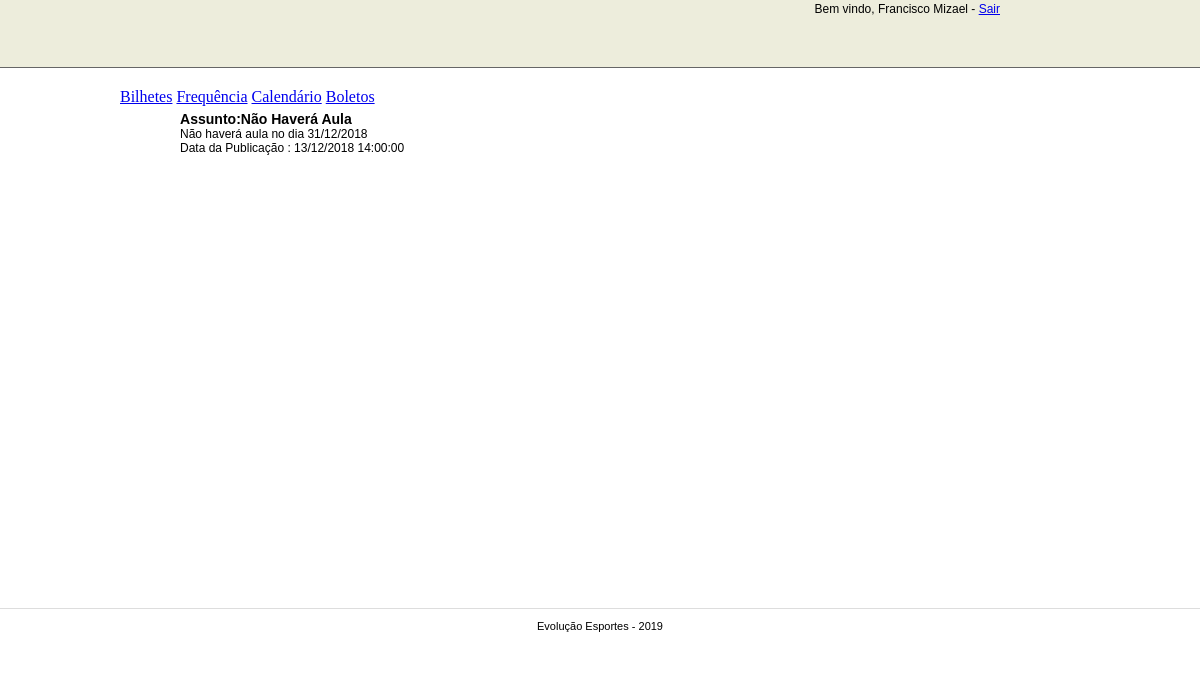
The app's page /projeto/bilhetes.php (signed in) with its own data.
### tables this page shows
CREATE TABLE `alunos` (
  `alunoID` int(11) NOT NULL,
  `nomealuno` varchar(255) NOT NULL,
  `datanascimento_aluno` date NOT NULL,
  `imagemaluno` varchar(45) DEFAULT NULL,
  `nivel` int(11) NOT NULL DEFAULT '1',
  `nomeresponsavel` varchar(45) NOT NULL,
  `cpf` varchar(14) NOT NULL,
  `datanascimento_responsavel` date NOT NULL,
  `rg` varchar(45) DEFAULT NULL,
  `email` varchar(50) NOT NULL,
  `endereco` varchar(45) NOT NULL,
  `complemento` varchar(45) DEFAULT NULL,
  `numero` varchar(45) NOT NULL,
  `cidade` varchar(45) NOT NULL,
  `estadoID` tinyint(3) NOT NULL,
  `cep` varchar(10) NOT NULL,
  `ddd` varchar(3) NOT NULL,
  `telefone` varchar(10) NOT NULL,
  `usuario` varchar(45) NOT NULL,
  `senha` int(8) NOT NULL
);

CREATE TABLE `bilhetes` (
  `bilhetesID` int(11) NOT NULL,
  `nomebilhete` varchar(45) NOT NULL,
  `recado` varchar(255) NOT NULL,
  `arquivo` varchar(45) DEFAULT NULL,
  `data` datetime NOT NULL,
  `usuarioid` int(11) NOT NULL,
  `turma_alunos` int(11) NOT NULL
);

### projeto/bilhetes.php (the view, shortened to what this page needs)
<?php require_once("../conexao/conexao.php"); ?>
<?php
    $alunoid = $_SESSION["user_portal"];
    $alunosmodalidades = "SELECT * FROM alunos_turmamodalidade WHERE alunoID = {$alunoid} ";
    $resultadoaluno = mysqli_query($conecta, $alunosmodalidades);
    $dados_alunomodalidade = mysqli_fetch_assoc($resultadoaluno);
    $turmaaluno = $dados_alunomodalidade["turmamodalidadeID"];
    $bilhete = "SELECT * ";
    $bilhete .= "FROM bilhetes WHERE turma_alunos = {$turmaaluno} ";
    $resultadobilhete = mysqli_query($conecta, $bilhete);
?>
<!doctype html>
<html>
    <head>
        <link href="_css/estilo.css" rel="stylesheet">
        <link href="_css/produtos.css" rel="stylesheet">
        <link href="_css/produto_pesquisa.css" rel="stylesheet">
    </head>
    <body>
        <?php include_once("_incluir/topo.php"); ?>
        <main>
             <div class="vertical-menu">
                      <a href="bilhetes.php" class="active">Bilhetes</a>
                      <a href="frequencia.php">Frequência</a>
                      <a href="#">Calendário</a>
                      <a href="#">Boletos</a>
              </div>
            <div id="listagem_produtos">
            <?php
                while($linha = mysqli_fetch_assoc($resultadobilhete)) {
            ?>
                <ul>
                    <li><h3>Assunto:<?php echo utf8_encode($linha["nomebilhete"]) ?></h3> </li>
                    <li><?php echo utf8_encode($linha["recado"]) ?></li>
                    <li>Data da Publicação : <?php echo date('d/m/Y H:i:s', strtotime($linha["data"])); ?></li>
                </ul>
             <?php
                   }
            ?>
            </div>
        </main>
        <?php include_once("_incluir/rodape.php"); ?>
    </body>
</html>

### projeto/_incluir/topo.php (shortened to what this page needs)
<header>
    <div id="header_central">
        <?php
            if ( isset($_SESSION["user_portal"])  ) {
                $user = $_SESSION["user_portal"];
                $saudacao = "SELECT nomealuno ";
                $saudacao .= "FROM alunos ";
                $saudacao .= "WHERE alunoID = {$user} ";
                $saudacao_login = mysqli_query($conecta,$saudacao);
                $saudacao_login = mysqli_fetch_assoc($saudacao_login);
                $nome = $saudacao_login["nomealuno"];
        ?>
            <div id="header_saudacao"><h5>Bem vindo, <?php echo $nome ?> - <a href="sair.php">Sair</a></h5></div>
        <?php
            }
        ?>
    </div>
</header>

### projeto/_css/estilo.css (style rules this page uses)
body { margin:0 }
header { width:100%; height:67px; background-color:#EDEDDC; border-bottom:1px solid #666; }
div#header_central { position: relative; width:800px; height:67px; margin:0 auto; }
div#header_saudacao { position: absolute; top:0; right:0px; text-align: right; }
div#header_saudacao h5 { font-family: sans-serif; font-size: 12px; font-weight: 100; margin:2px 0 0 0; padding:0; }
main { width:960px; min-height: 500px; padding:20px 0; margin:0 auto; }

### projeto/_css/produtos.css (style rules this page uses)
main div#listagem_produtos { width:860px; margin:0 auto; }
main div#listagem_produtos ul { float:left; margin:5px 10px 5px; padding:0; width:400px; height: 80px; }
main div#listagem_produtos li { font-family: sans-serif; font-size: 12px; list-style: none; }
main div#listagem_produtos li h3 { margin:0; }

### records on screen
alunos: nomealuno "Francisco Mizael"
bilhetes: nomebilhete "Não Haverá Aula", recado "Não haverá aula no dia 31/12/2018", data "13/12/2018 14:00:00"
